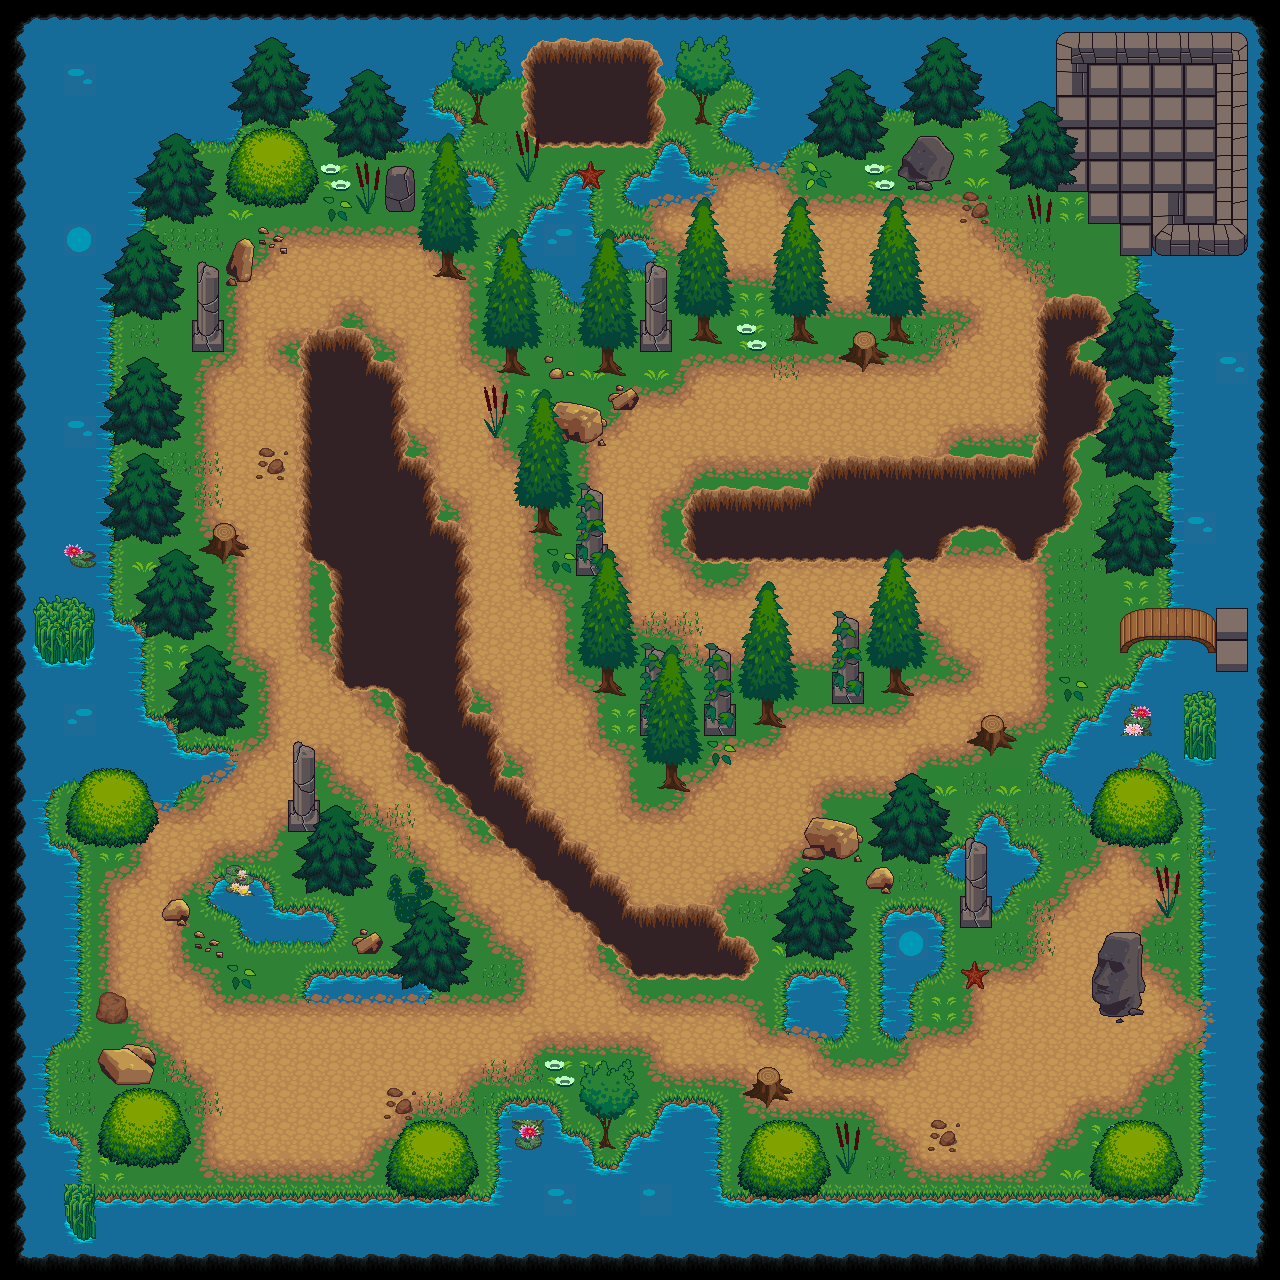

Rendered tile map (Tiled .tmx) drawn with the repository's tilesets; below, a short description and the map source with its tile grids summarised:
An orthogonal 40x40 tile map with 32x32 px tiles, 6 tile layers (background, ground, road, hole, ...) and 170 objects.

<map version="1.5" tiledversion="1.6.0" orientation="orthogonal" renderorder="right-down" width="40" height="40" tilewidth="32" tileheight="32" infinite="0" nextlayerid="17" nextobjectid="187">
 <tileset firstgid="1" source="klipartz.com.tsx" />
 <layer id="1" name="background" width="40" height="40">
  <data>[1600 cells, 1599 non-empty, 2 distinct tile ids]</data>
 </layer>
 <layer id="7" name="ground" width="40" height="40">
  <data>[1600 cells, 1373 non-empty, 29 distinct tile ids]</data>
 </layer>
 <layer id="9" name="road" width="40" height="40">
  <data>[1600 cells, 591 non-empty, 18 distinct tile ids]</data>
 </layer>
 <layer id="10" name="hole" width="40" height="40">
  <data>[1600 cells, 179 non-empty, 13 distinct tile ids]</data>
 </layer>
 <layer id="13" name="decorations" width="40" height="40">
  <data>[1600 cells, 255 non-empty, 85 distinct tile ids]</data>
 </layer>
 <objectgroup id="15" name="exit">
  <object id="2" x="537.333" y="58.6667" width="112" height="86.6667" />
  <object id="177" x="1104" y="92" width="105.333" height="96" />
  <object id="185" x="1212" y="602.667" width="34.6667" height="64" />
  <object id="186" x="236" y="1116" width="113.333" height="64" />
 </objectgroup>
 <objectgroup id="16" name="collisions">
  <object id="3" x="235" y="136" width="72" height="65.5" />
  <object id="4" x="437.25" y="210.75" width="20.5" height="68" />
  <object id="5" x="504.25" y="293.75" width="15" height="82.5" />
  <object id="6" x="536" y="455.5" width="15.5" height="81.5" />
  <object id="7" x="577" y="513.5" width="30" height="60.5" />
  <object id="8" x="598.25" y="616.5" width="18.75" height="78" />
  <object id="9" x="638" y="668" width="47" height="65" />
  <object id="10" x="664.75" y="701" width="15" height="89.5" />
  <object id="11" x="574" y="559.5" width="13.5" height="69.5" />
  <object id="12" x="557" y="521.5" width="27.5" height="50.5" />
  <object id="13" x="598.5" y="290.5" width="18" height="88" />
  <object id="14" x="640.5" y="299" width="31.5" height="52.75" />
  <object id="15" x="696.636" y="281" width="12.7727" height="59.7727" />
  <object id="17" x="791.75" y="270.5" width="15" height="70.75" />
  <object id="19" x="888.75" y="277" width="16.4167" height="64.3333" />
  <object id="20" x="900" y="136" width="52" height="53" />
  <object id="21" x="811.917" y="103.667" width="72.75" height="53" />
  <object id="22" x="901.333" y="77.6667" width="77.303" height="45" />
  <object id="23" x="1008.67" y="135.667" width="64.6667" height="48.3333" />
  <object id="24" x="1075.39" y="232.333" width="64.697" height="50" />
  <object id="25" x="1040" y="305.333" width="58" height="30.6667" />
  <object id="26" x="1045" y="325.333" width="28.6667" height="83.6667" />
  <object id="27" x="1038.67" y="365.667" width="66" height="59.6667" />
  <object id="28" x="1035" y="409" width="38" height="87" />
  <object id="29" x="982" y="464.333" width="91.6667" height="57.3333" />
  <object id="30" x="1000" y="514" width="41.3333" height="39.3333" />
  <object id="31" x="1054.67" y="417.333" width="33.3333" height="22.3333" />
  <object id="32" x="1039.67" y="517.333" width="24" height="16.3333" />
  <object id="33" x="899.333" y="474" width="97.3333" height="50.6667" />
  <object id="34" x="821.333" y="472.333" width="93.6667" height="45" />
  <object id="35" x="834.333" y="511" width="105" height="46.3333" />
  <object id="36" x="928.333" y="515.333" width="26.6667" height="18.6667" />
  <object id="37" x="773.333" y="495.333" width="69.6667" height="58" />
  <object id="38" x="796.333" y="486.667" width="44.3333" height="19.3333" />
  <object id="39" x="781.667" y="544.667" width="61.6667" height="16.6667" />
  <object id="40" x="704" y="490.333" width="81" height="70.3333" />
  <object id="41" x="688.333" y="498.333" width="31" height="59.6667" />
  <object id="42" x="701.667" y="680.333" width="35.1667" height="54.5833" />
  <object id="43" x="757.083" y="657" width="19.3333" height="69.6667" />
  <object id="44" x="831.333" y="648.667" width="33.3333" height="55.75" />
  <object id="45" x="887.5" y="629.667" width="15.0833" height="63.0833" />
  <object id="46" x="887.167" y="808.333" width="54.5833" height="45.75" />
  <object id="47" x="789.167" y="903.667" width="53.5833" height="48.6667" />
  <object id="48" x="958.333" y="871.333" width="33.8333" height="54.9167" />
  <object id="49" x="402.167" y="933.667" width="62.25" height="53.1667" />
  <object id="50" x="309.5" y="838.75" width="56.5" height="48.5" />
  <object id="51" x="288.5" y="778.25" width="30.5" height="53" />
  <object id="52" x="177.5" y="686" width="62" height="42" />
  <object id="53" x="148" y="578.5" width="56.5" height="54.5" />
  <object id="54" x="112.75" y="482.5" width="63.5" height="54.5" />
  <object id="55" x="111.5" y="392.75" width="65" height="48.5" />
  <object id="56" x="191.25" y="300" width="33.25" height="52.5" />
  <object id="57" x="113.25" y="261.75" width="65.75" height="52" />
  <object id="58" x="142" y="163.5" width="66.75" height="55.75" />
  <object id="59" x="235.75" y="64.25" width="72" height="63" />
  <object id="60" x="337.083" y="99.5" width="63.1667" height="54.5833" />
  <object id="61" x="473.705" y="72.25" width="7.84091" height="51.9773" />
  <object id="62" x="698.417" y="74" width="7.5" height="50.9167" />
  <object id="63" x="75" y="788.667" width="76.5833" height="51.6667" />
  <object id="64" x="108.833" y="1106" width="73.1667" height="57.5" />
  <object id="65" x="395.25" y="1138" width="74.25" height="54.75" />
  <object id="66" x="402.5" y="1119" width="0.25" height="5.5" />
  <object id="67" x="599.25" y="1097.25" width="14.8182" height="51.9318" />
  <object id="68" x="745.75" y="1144" width="71.0833" height="48.1667" />
  <object id="69" x="1096.75" y="1143.25" width="79.25" height="47.5" />
  <object id="70" x="1097.75" y="957" width="47" height="58" />
  <object id="71" x="1090.5" y="969.5" width="9.75" height="36.25" />
  <object id="72" x="1101.67" y="786.333" width="67.8333" height="55.5833" />
  <object id="73" x="1070" y="607.75" width="68.5" height="61" />
  <object id="74" x="1105.27" y="516.386" width="63.75" height="57.8409" />
  <object id="76" x="1106.61" y="413.5" width="59.7727" height="61.2045" />
  <object id="78" x="1104.85" y="324.364" width="62.5758" height="54.6061" />
  <object id="79" x="305" y="336" width="71.5" height="216" />
  <object id="80" x="366.5" y="365.5" width="33" height="133.5" />
  <object id="81" x="317" y="543" width="93.5" height="32.5" />
  <object id="82" x="333" y="564.5" width="73.5" height="119" />
  <object id="83" x="362.5" y="452.5" width="66" height="126.5" />
  <object id="84" x="406.5" y="520" width="55" height="211.5" />
  <object id="85" x="392" y="676" width="25.5" height="25.5" />
  <object id="86" x="408" y="712" width="68.5" height="52.5" />
  <object id="87" x="442" y="731" width="51" height="59.5" />
  <object id="88" x="475.5" y="781" width="45" height="43.5" />
  <object id="89" x="494" y="809" width="51.5" height="41" />
  <object id="90" x="526.5" y="828.5" width="39" height="47.5" />
  <object id="91" x="555.5" y="859.5" width="41" height="49" />
  <object id="92" x="577.5" y="874" width="40" height="56" />
  <object id="93" x="600" y="905.5" width="46" height="46" />
  <object id="94" x="633" y="916.5" width="87.5" height="57" />
  <object id="95" x="709" y="940" width="40" height="33.5" />
  <object id="96" x="793" y="981" width="50" height="46.5" />
  <object id="97" x="885.5" y="919" width="52" height="51" />
  <object id="98" x="886" y="966" width="22" height="65.5" />
  <object id="99" x="986" y="830" width="21" height="20.3333" />
  </objectgroup>
 <layer id="8" name="foreground" width="40" height="40">
  <data>[1600 cells, 354 non-empty, 42 distinct tile ids]</data>
 </layer>
</map>
<!-- 73 of 170 objects omitted -->
